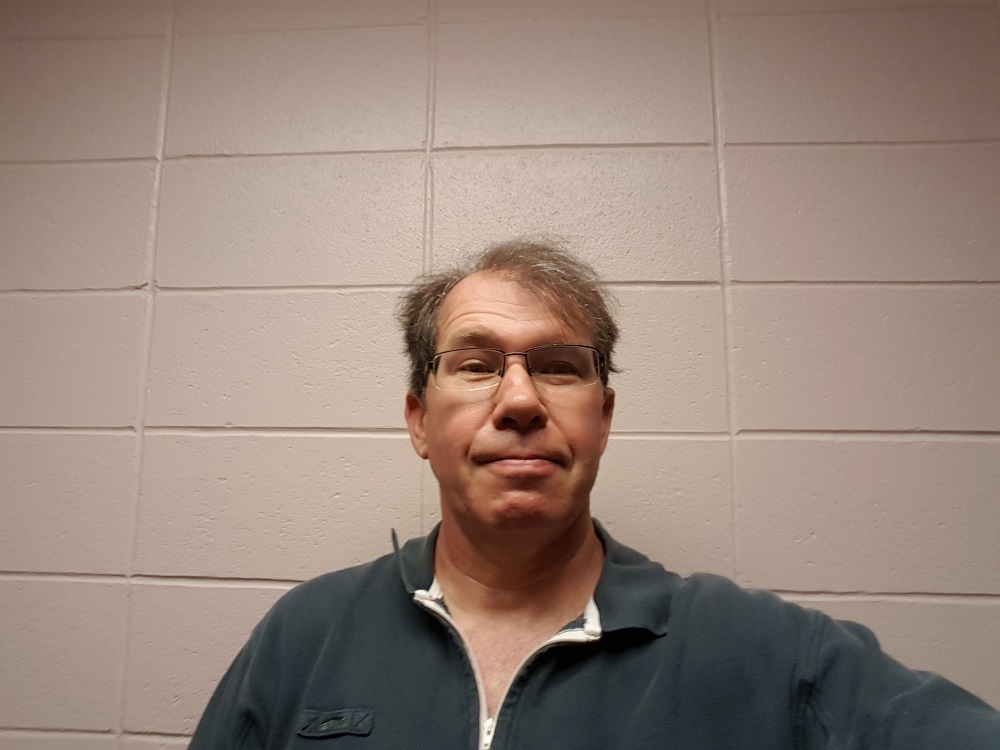
#> input picture In Class/selfie.jpg, 1000 x 750 px
$ python SelfieManip07.py   (older library calls are emulated)
#> lines starting #> are read from the running program, lines starting #| are printed output that depends on the picture; after the words box and inside, x2 and y2 are one past the last pixel; in counts of white or black regions, pixels touching at a corner belong together
#!/usr/bin/env python

import cv2
import numpy as np


filename = 'selfie.jpg'
def main():
    image = cv2.imread(filename)
#> image is the input picture: shape (750, 1000, 3); mean B, G, R 122.2, 132.6, 150.7
    rows=image.shape[0]
#> rows = 750
    cols=image.shape[1]
#> cols = 1000
    orig=image.copy()
    cv2.namedWindow('Selfie Original', cv2.WINDOW_NORMAL)
    cv2.imshow('Selfie Original',orig)


    lpn = laplacian = cv2.Laplacian(image,cv2.CV_64F)
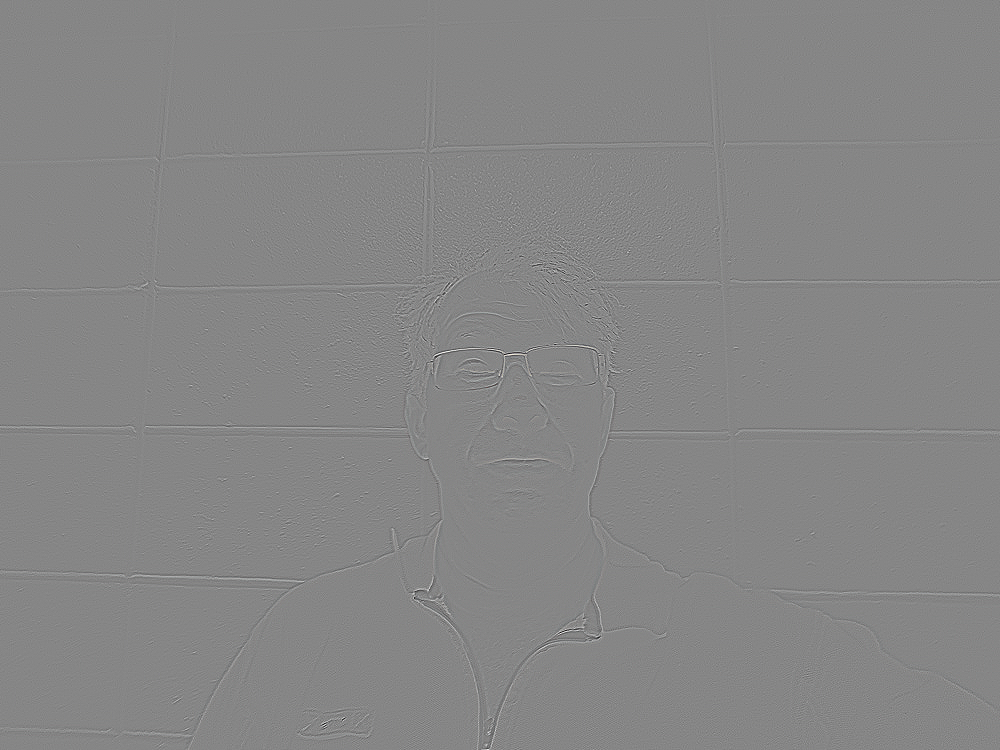
#> lpn: shape (750, 1000, 3) float64; mean B, G, R 0, 0, 0; drawn with min black and max white
    edges = cv2.Canny(image,100,200)
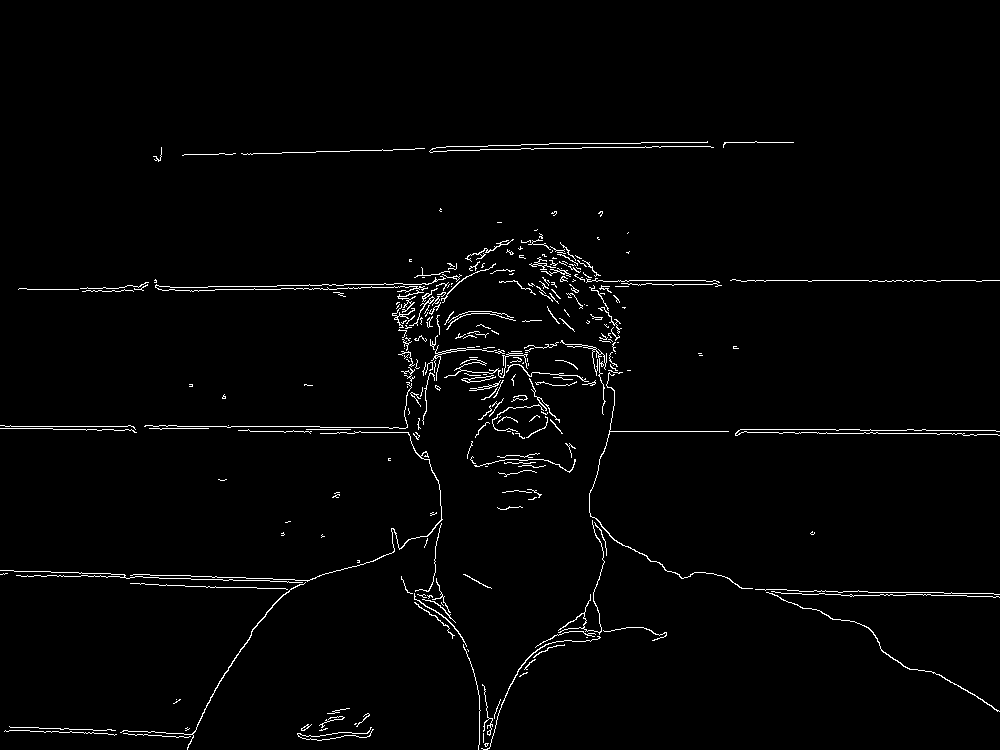
#> edges: shape (750, 1000); 1.8% white in thin lines or dots, all inside (x1, y1, x2, y2) = (0, 141, 1000, 750)
    cv2.namedWindow('Selfie Laplacian', cv2.WINDOW_NORMAL)
    cv2.imshow('Selfie Laplacian',lpn)
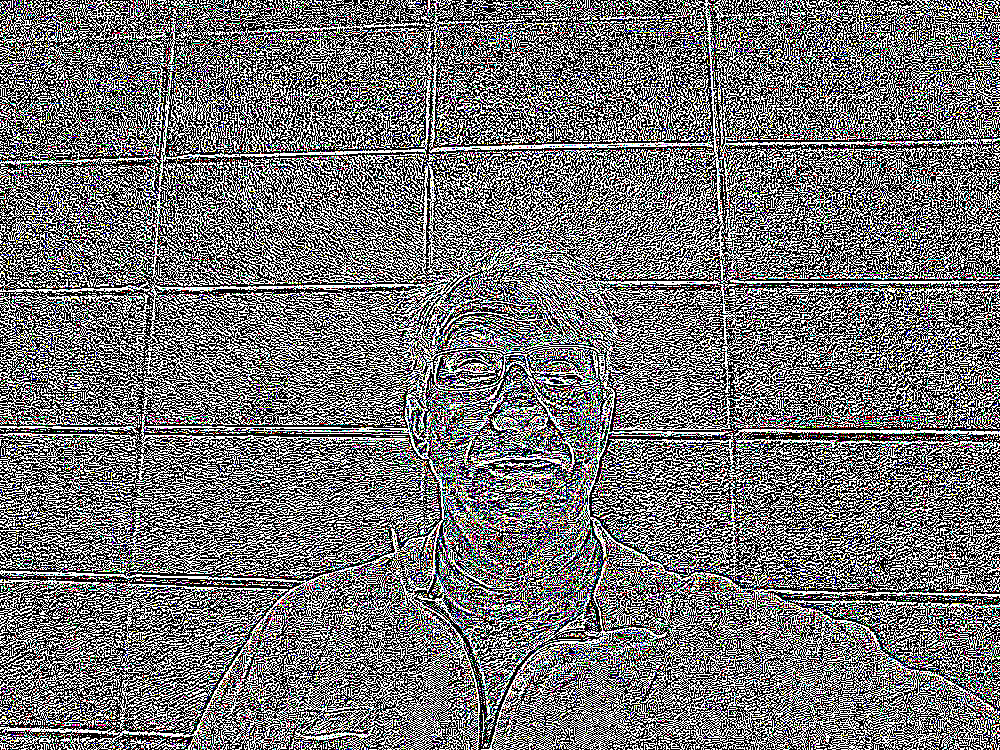
#> window 'Selfie Laplacian': shape (750, 1000, 3); mean B, G, R 115.3, 115.1, 115.3
    cv2.namedWindow('Selfie Canny', cv2.WINDOW_NORMAL)
    cv2.imshow('Selfie Canny',edges)
    cv2.waitKey(0)
    cv2.destroyAllWindows()


if __name__ == '__main__':
    main()

$ run again, with In Class/Building01.jpg copied over In Class/selfie.jpg
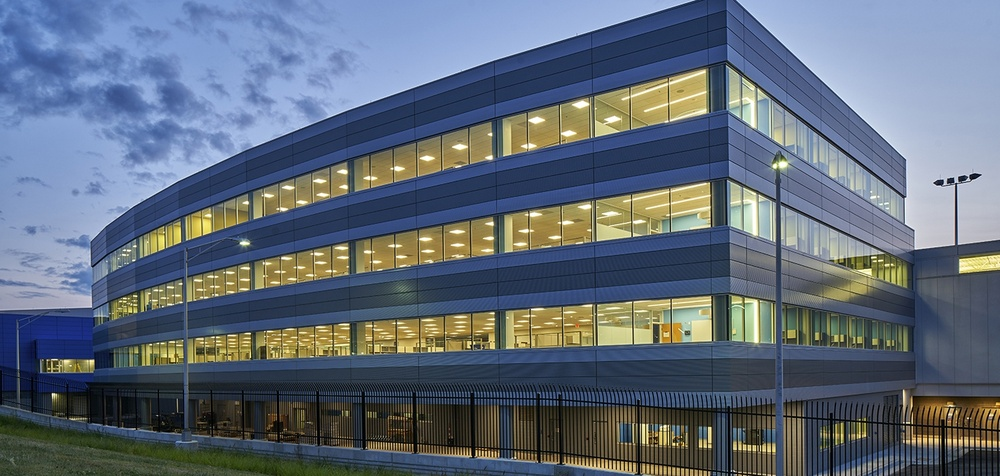
#> input picture In Class/Building01.jpg, 1000 x 476 px, shrunk from 1440 x 686 before the run
#> in main, image is the input picture: shape (476, 1000, 3); mean B, G, R 121.6, 107.3, 96.2
#> in main, `edges = cv2.Canny(image,100,200)`:
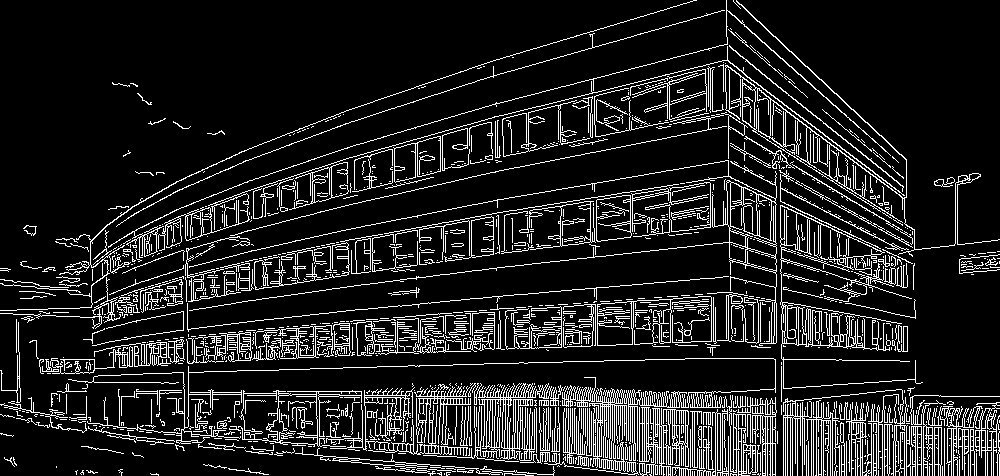
#> edges: shape (476, 1000); 13% white in thin lines or dots
#> in main, `cv2.imshow('Selfie Laplacian',lpn)`:
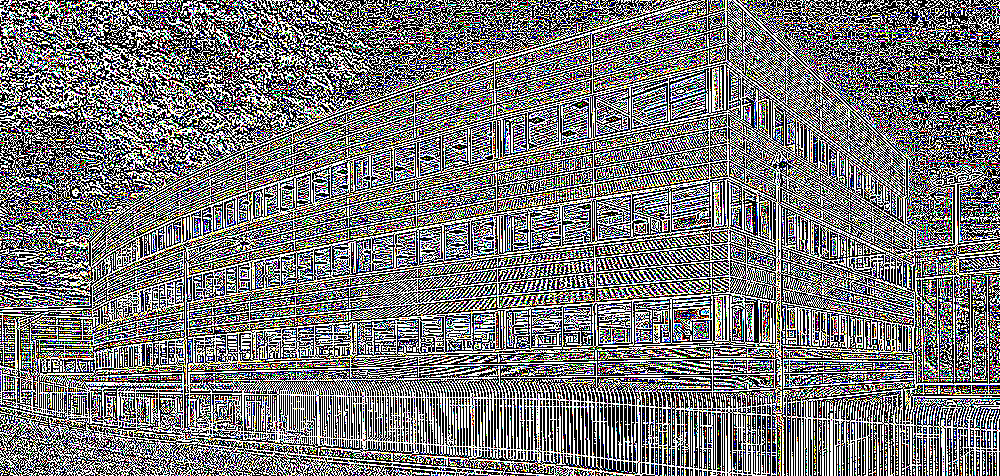
#> window 'Selfie Laplacian': shape (476, 1000, 3); mean B, G, R 119.4, 119.5, 119.8

$ run again, with In Class/Building02.jpg copied over In Class/selfie.jpg
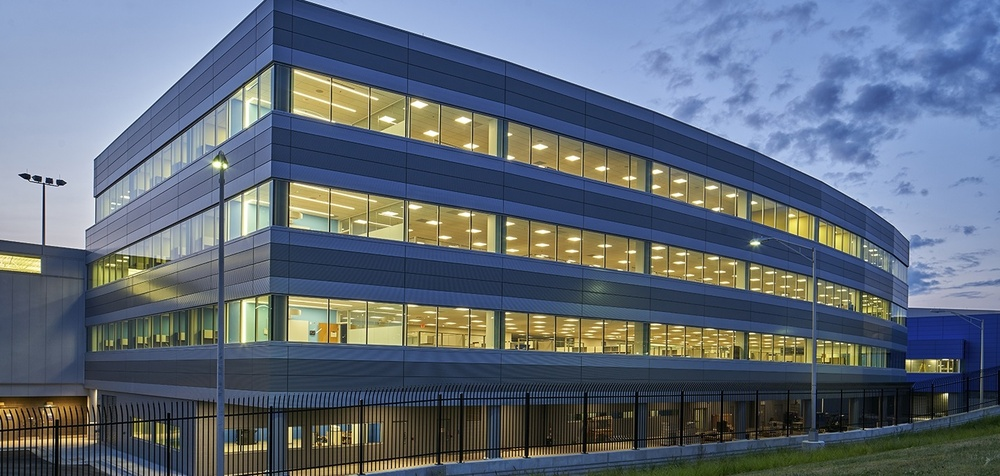
#> input picture In Class/Building02.jpg, 1000 x 476 px, shrunk from 1440 x 686 before the run
#> in main, image is the input picture: shape (476, 1000, 3); mean B, G, R 121.7, 107.3, 96.2
#> in main, `edges = cv2.Canny(image,100,200)`:
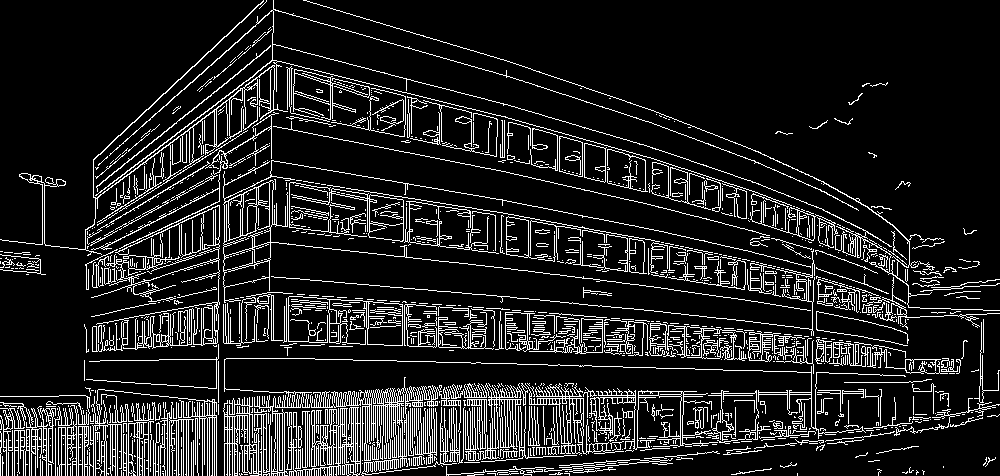
#> edges: shape (476, 1000); 12.9% white in thin lines or dots
#> in main, `cv2.imshow('Selfie Laplacian',lpn)`:
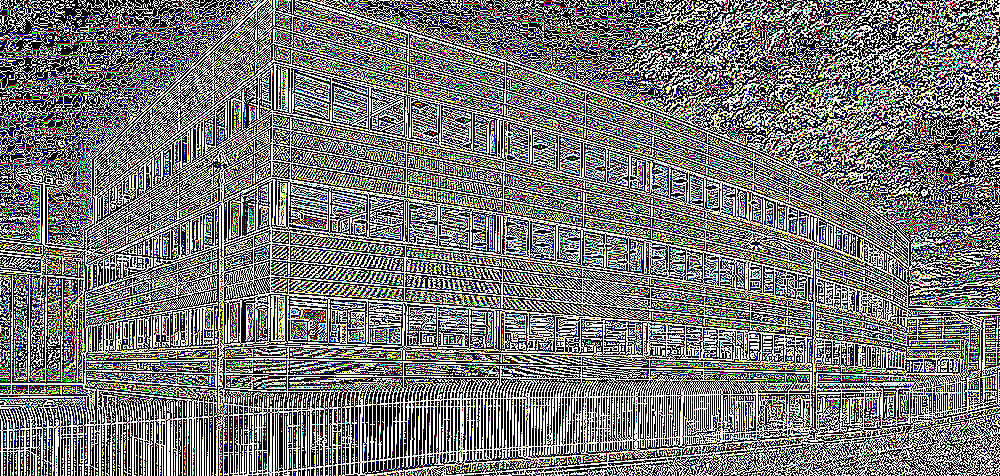
#> window 'Selfie Laplacian': shape (476, 1000, 3); mean B, G, R 119.1, 119, 119.4

$ run again, with In Class/EdBuilding01.jpg copied over In Class/selfie.jpg
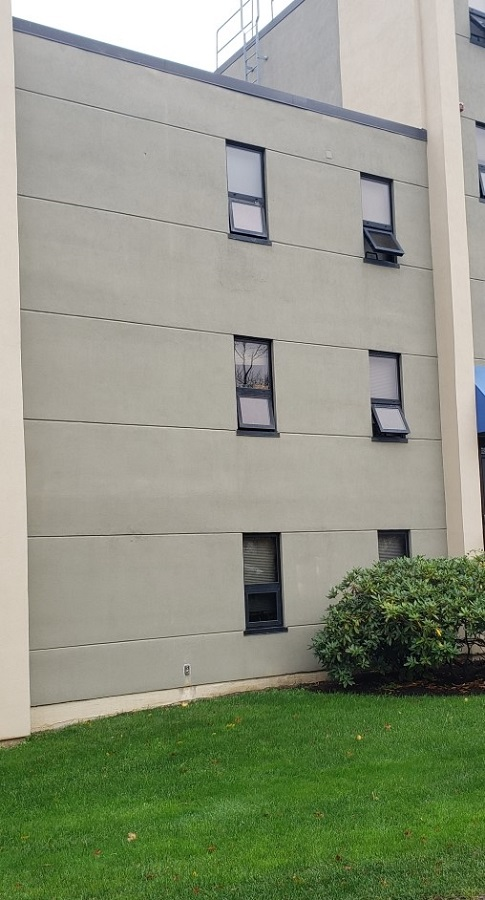
#> input picture In Class/EdBuilding01.jpg, 485 x 900 px
#> in main, image is the input picture: shape (900, 485, 3); mean B, G, R 128.6, 149.4, 142.6
#> in main, `edges = cv2.Canny(image,100,200)`:
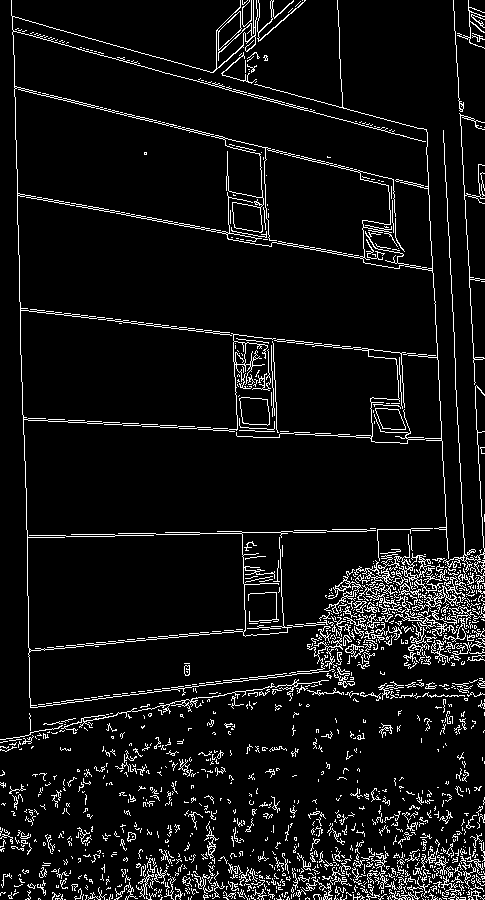
#> edges: shape (900, 485); 7.1% white in thin lines or dots
#> in main, `cv2.imshow('Selfie Laplacian',lpn)`:
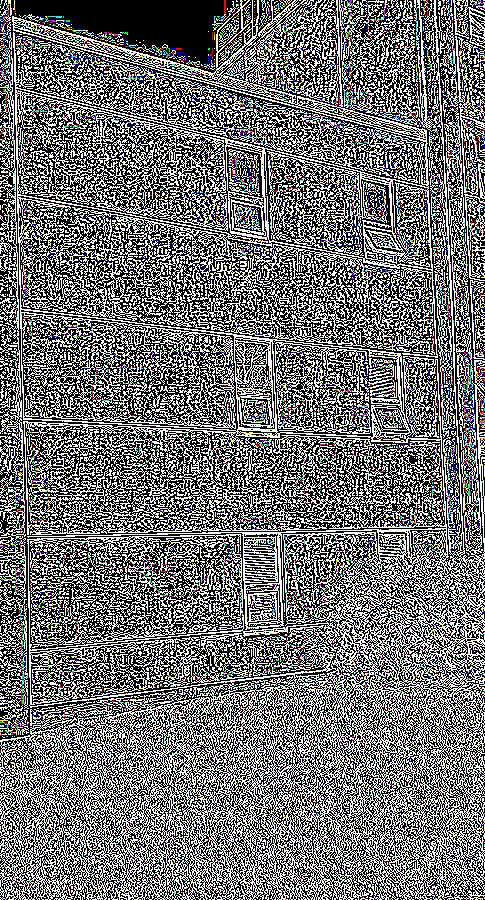
#> window 'Selfie Laplacian': shape (900, 485, 3); mean B, G, R 114.5, 114.2, 114.2
